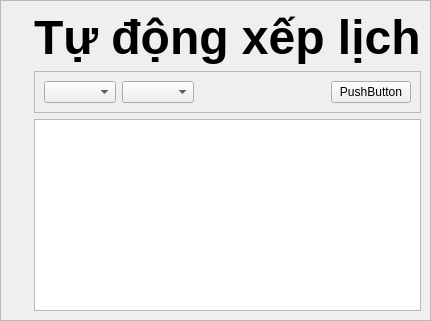
           <widget class="QWidget" name="page_predict">
            <layout class="QHBoxLayout" name="horizontalLayout_12">
             <property name="leftMargin">
              <number>0</number>
             </property>
             <property name="topMargin">
              <number>0</number>
             </property>
             <property name="rightMargin">
              <number>0</number>
             </property>
             <property name="bottomMargin">
              <number>0</number>
             </property>
             <item>
              <widget class="QFrame" name="frame_predict">
               <property name="frameShape">
                <enum>QFrame::StyledPanel</enum>
               </property>
               <property name="frameShadow">
                <enum>QFrame::Raised</enum>
               </property>
               <layout class="QVBoxLayout" name="verticalLayout_16">
                <property name="leftMargin">
                 <number>33</number>
                </property>
                <item>
                 <widget class="QLabel" name="label_2">
                  <property name="font">
                   <font>
                    <family>Segoe UI</family>
                    <pointsize>36</pointsize>
                    <weight>75</weight>
                    <bold>true</bold>
                   </font>
                  </property>
                  <property name="text">
                   <string>Tự động xếp lịch</string>
                  </property>
                 </widget>
                </item>
                <item>
                 <widget class="QFrame" name="frame_major">
                  <property name="frameShape">
                   <enum>QFrame::StyledPanel</enum>
                  </property>
                  <property name="frameShadow">
                   <enum>QFrame::Raised</enum>
                  </property>
                  <layout class="QHBoxLayout" name="horizontalLayout_13">
                   <item>
                    <widget class="QComboBox" name="comboBox_majors">
                     <property name="sizePolicy">
                      <sizepolicy hsizetype="Preferred" vsizetype="Fixed">
                       <horstretch>0</horstretch>
                       <verstretch>0</verstretch>
                      </sizepolicy>
                     </property>
                    </widget>
                   </item>
                   <item>
                    <widget class="QComboBox" name="comboBox_semesters">
                     <property name="sizePolicy">
                      <sizepolicy hsizetype="Preferred" vsizetype="Fixed">
                       <horstretch>0</horstretch>
                       <verstretch>0</verstretch>
                      </sizepolicy>
                     </property>
                    </widget>
                   </item>
                   <item>
                    <spacer name="horizontalSpacer_3">
                     <property name="orientation">
                      <enum>Qt::Horizontal</enum>
                     </property>
                     <property name="sizeHint" stdset="0">
                      <size>
                       <width>40</width>
                       <height>20</height>
                      </size>
                     </property>
                    </spacer>
                   </item>
                   <item>
                    <widget class="QPushButton" name="button_predict_ok">
                     <property name="sizePolicy">
                      <sizepolicy hsizetype="Minimum" vsizetype="Fixed">
                       <horstretch>0</horstretch>
                       <verstretch>0</verstretch>
                      </sizepolicy>
                     </property>
                     <property name="text">
                      <string>PushButton</string>
                     </property>
                    </widget>
                   </item>
                  </layout>
                 </widget>
                </item>
                <item>
                 <widget class="QListWidget" name="listWidget_predict_subject"/>
                </item>
               </layout>
              </widget>
             </item>
            </layout>
           </widget>
